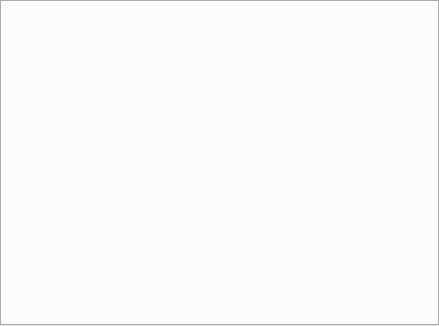
<?xml version="1.0" encoding="UTF-8"?>
<ui version="4.0">
 <class>TabWidget</class>
 <widget class="QTabWidget" name="TabWidget">
  <property name="geometry">
   <rect>
    <x>0</x>
    <y>0</y>
    <width>439</width>
    <height>326</height>
   </rect>
  </property>
  <property name="windowTitle">
   <string>TabWidget</string>
  </property>
 </widget>
 <resources/>
 <connections/>
</ui>
